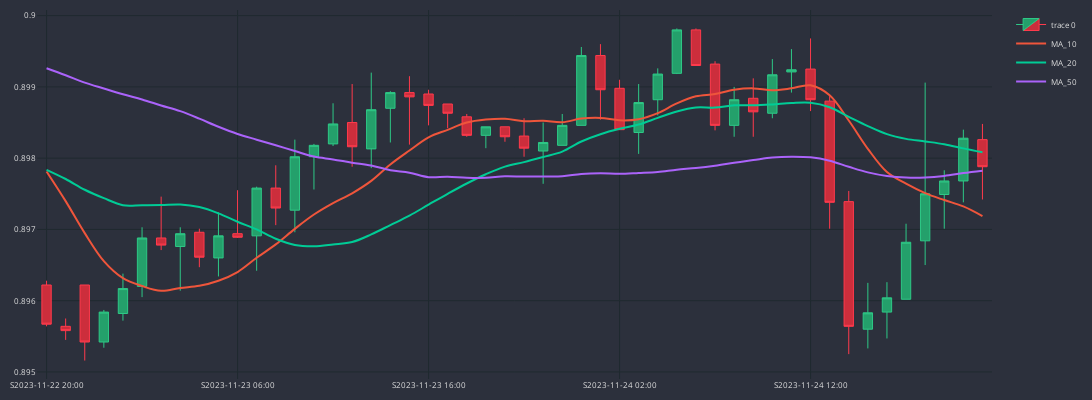

The notebook cell saved with this chart:
### Code cell
cp.show_plot(line_traces=["MA_10","MA_20","MA_50"])
